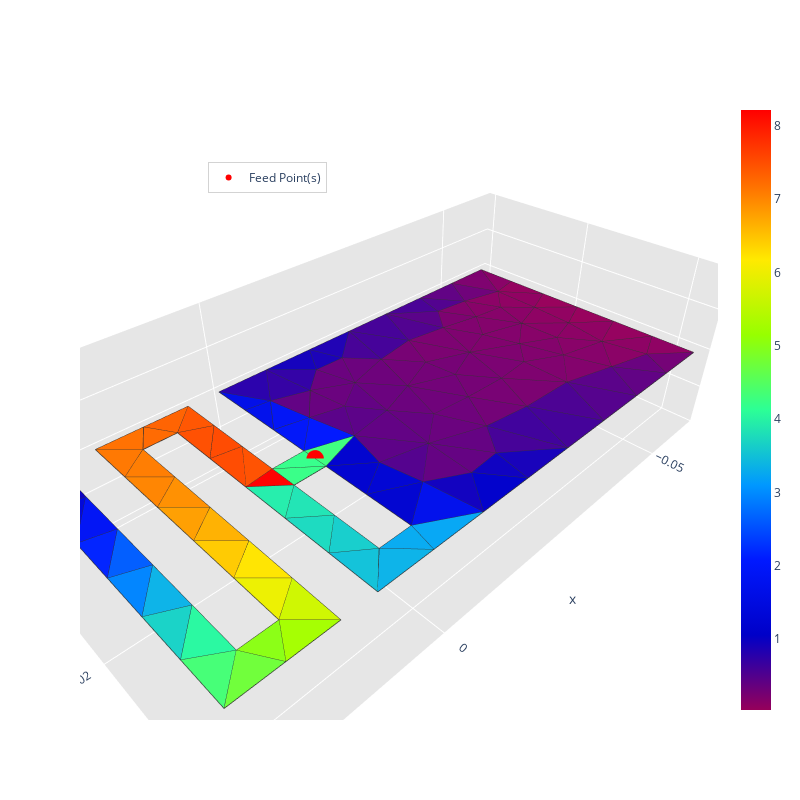

Notebook source saved alongside this figure:
### Markdown cell above
# Simulation pour avoir le diagramme de rayonnement

### Code cell
impedance, _ = radiation_algorithm(ifa_meander_mat, 868e6, feed_point)
